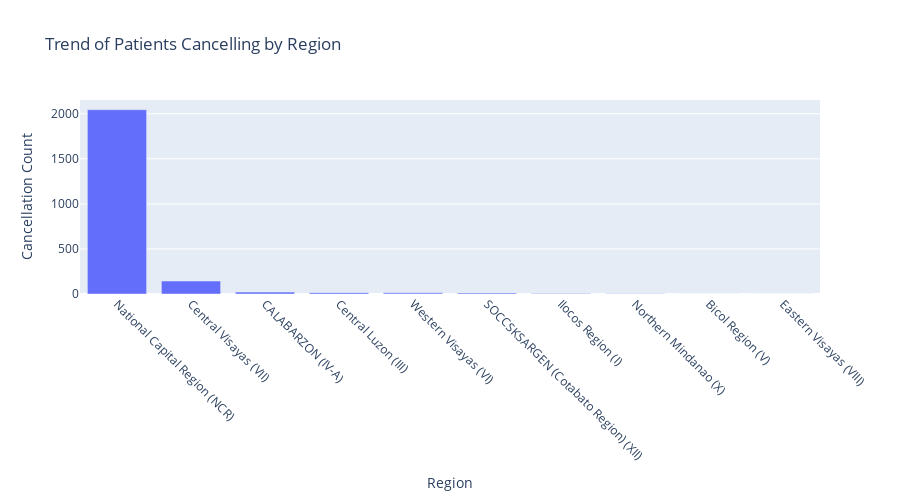

This figure's notebook cell:
### Markdown cell above
# Trend of patient cancelling per granularity

Granularity: Region, Province, City, Top Hospitals

### Code cell
# Analysis on a regional basis
cancelation_query = '''
    SELECT
        RegionName,
        COUNT(*) AS CancelationCount
    FROM
        Appointments
        JOIN Clinics ON Appointments.ClinicID = Clinics.ClinicID
    WHERE
        Status = 'Cancel'
    GROUP BY
        RegionName
    ORDER BY
        CancelationCount DESC;
'''



cancelation_df = pd.read_sql_query(cancelation_query, engine)

# Display the DataFrame
print(cancelation_df)

# plt.figure(figsize=(12, 8))
# bar_plot = sns.barplot(
#     x='RegionName', y='CancelationCount', data=cancelation_df)
# plt.title('Trend of Patients Cancelling by Region')
# plt.xlabel('Region')
# plt.ylabel('Cancelation Count')

# # Rotate x-axis labels for better readability
# bar_plot.set_xticklabels(bar_plot.get_xticklabels(),
#                          rotation=45, horizontalalignment='right')

# plt.show()

fig = px.bar(cancelation_df, x='RegionName', y='CancelationCount',
             title='Trend of Patients Cancelling by Region',
             labels={'RegionName': 'Region',
                     'CancelationCount': 'Cancellation Count'},
             height=500)

# Rotate x-axis labels for better readability
fig.update_xaxes(tickangle=45, tickmode='array')

# Show the interactive plot
fig.show()

### Figure 1 — Plotly figure (JSON) as saved in the notebook; plotly's stock layout.template omitted (floating-point values rounded to 4 significant figures)
{"data": [{"alignmentgroup": "True", "hovertemplate": "Region=%{x}<br>Cancellation Count=%{y}<extra></extra>", "legendgroup": "", "marker": {"color": "#636efa", "pattern": {"shape": ""}}, "name": "", "offsetgroup": "", "orientation": "v", "showlegend": false, "textposition": "auto", "type": "bar", "x": ["National Capital Region (NCR)", "Central Visayas (VII)", "CALABARZON (IV-A)", "Central Luzon (III)", "Western Visayas (VI)", "SOCCSKSARGEN (Cotabato Region) (XII)", "Ilocos Region (I)", "Northern Mindanao (X)", "Bicol Region (V)", "Eastern Visayas (VIII)"], "xaxis": "x", "y": [2045, 144, 21, 15, 13, 11, 5, 2, 1, 1], "yaxis": "y"}], "layout": {"barmode": "relative", "height": 500, "legend": {"tracegroupgap": 0}, "title": {"text": "Trend of Patients Cancelling by Region"}, "xaxis": {"anchor": "y", "domain": [0, 1], "tickangle": 45, "tickmode": "array", "title": {"text": "Region"}}, "yaxis": {"anchor": "x", "domain": [0, 1], "title": {"text": "Cancellation Count"}}}}
